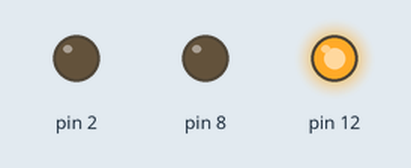
The sketch below on a simulated Arduino Uno, built with avr-gcc and run on an emulated ATmega328P. Shown: output pins drawn as LEDs (lit = HIGH).

Above: at 1.0 s.
At 5.2 s:
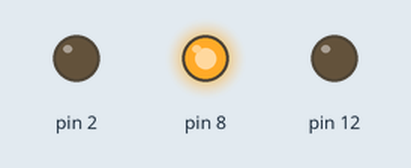
At 9.5 s:
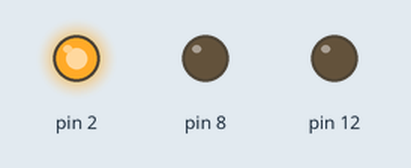
At 14.7 s:
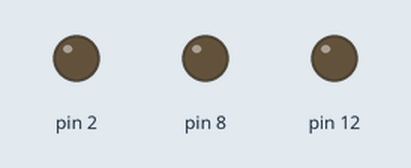
Timing chart, 0 to 15.6 s (numbered marks = the images above):
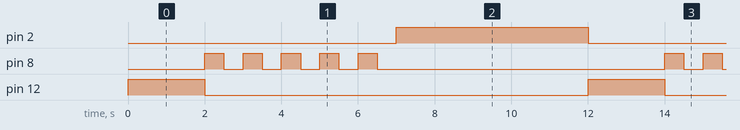

The sketch:

Exp1_Traffic_Signal.ino
```cpp
void setup()
{
  pinMode(12, OUTPUT);
  pinMode(8, OUTPUT);
  pinMode(2, OUTPUT);

}

void loop()
{
  digitalWrite(12,HIGH);
  delay(2000);
  digitalWrite(12,LOW);
  for(int i = 1; i<=5;i++)
  {
    digitalWrite(8,HIGH);
  	delay(500);
 	digitalWrite(8,LOW);
  	delay(500);
  }
  digitalWrite(2,HIGH);
  delay(5000);
  digitalWrite(2,LOW);
}
```

Measured:
- by itself, pin 2: alternates HIGH for 5.0 s and LOW for 7.0 s
- by itself, pin 8: repeats every 12.0 s: 4 × (LOW 0.50 s, HIGH 0.50 s), LOW 7.5 s, HIGH 0.50 s
- by itself, pin 12: alternates HIGH for 2.0 s and LOW for 10.0 s
